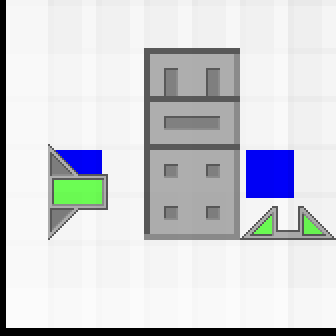

The image is a tile-based game level rendered from a .tmx file. Its description and complete source (layers, tilesets, objects, tile grids) follow:
An orthogonal 7x7 tile map with 48x48 px tiles, 2 tile layers (Colors, Tiles), 2 tilesets.

<map version="1.0" orientation="orthogonal" renderorder="right-down" width="7" height="7" tilewidth="48" tileheight="48">
 <properties>
  <property name="availableTiles" value="1, 1, 2" />
 </properties>
 <tileset firstgid="1" source="../tiles.tsx" />
 <tileset firstgid="161" source="../tiles.tsx" />
 <layer name="Colors" width="7" height="7">
  <data encoding="csv">
87,87,87,87,87,87,87,
87,87,87,87,87,87,87,
87,87,87,87,87,87,87,
87,87,87,87,87,87,87,
87,83,87,87,87,83,87,
87,87,87,87,87,87,87,
87,87,87,87,87,87,87
</data>
 </layer>
 <layer name="Tiles" width="7" height="7">
  <data encoding="csv">
1,1,1,1,1,1,1,
1,1,1,1,1,1,1,
1,1,1,18,1,1,1,
1,1,1,19,1,1,1,
1,6,1,17,1,9,1,
1,1,1,1,1,1,1,
1,1,1,1,1,1,1
</data>
 </layer>
</map>
